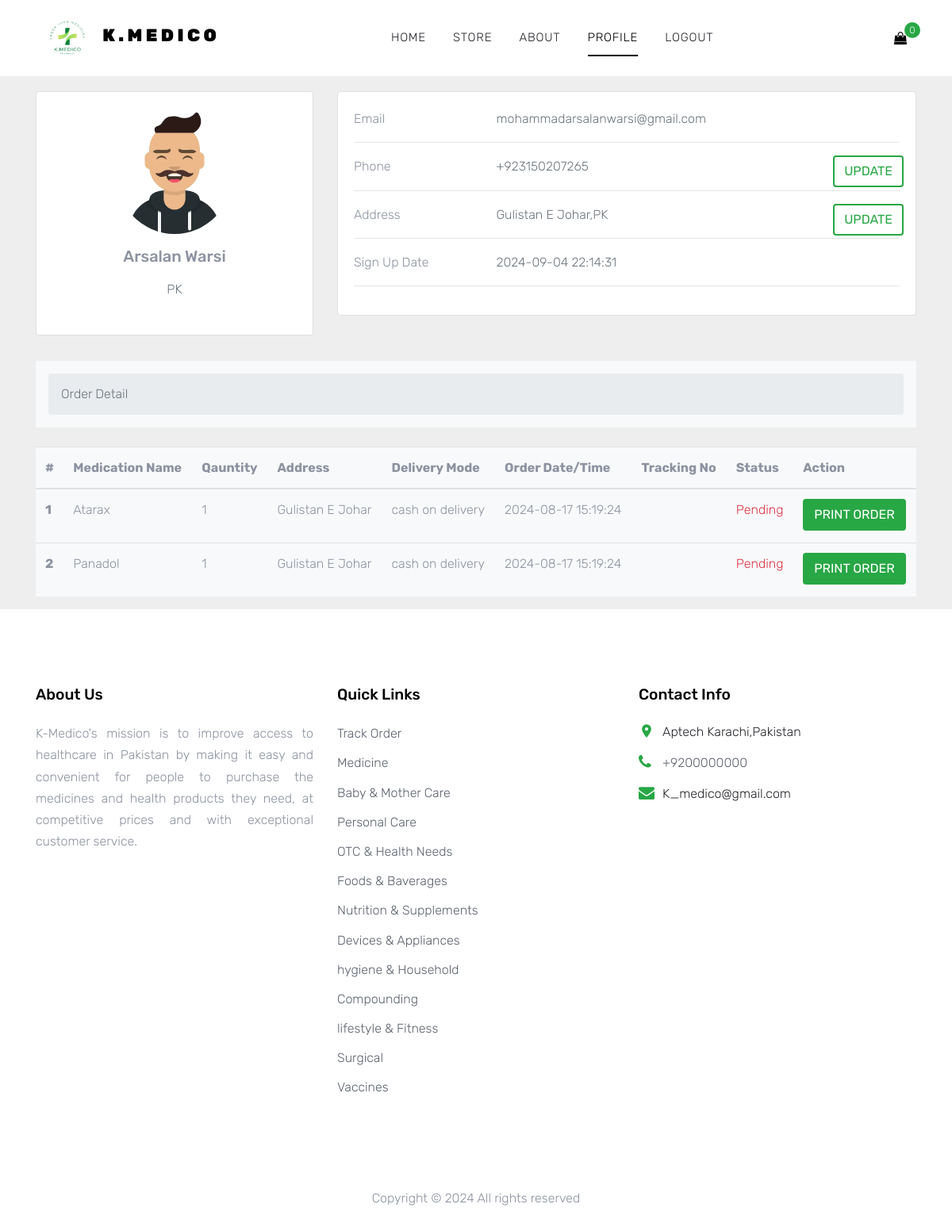
Before: /profile.php (signed in) with the older database file.
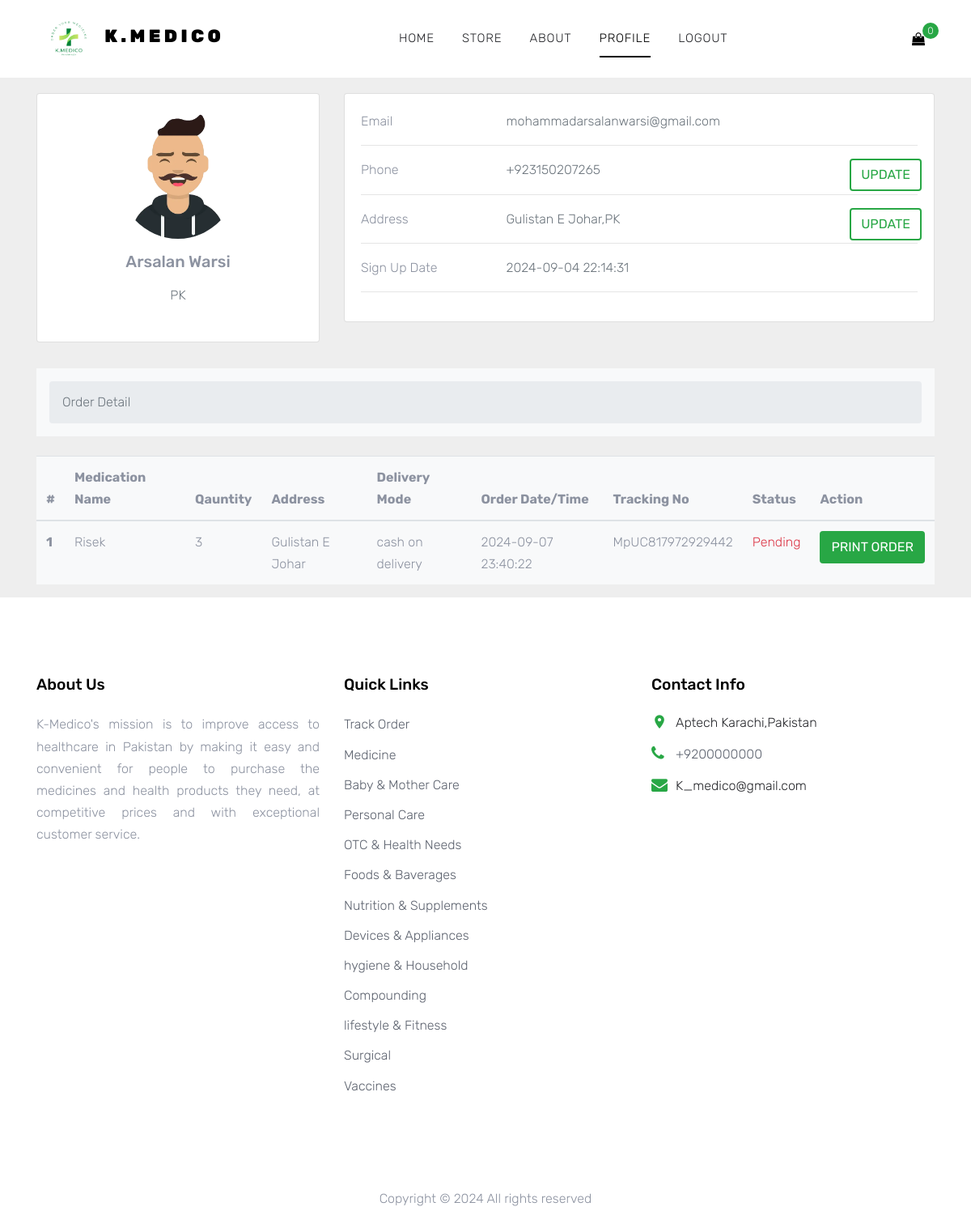
After: the same page with the newer database file.
### tables this page shows
CREATE TABLE `register` (
  `id` int(11) NOT NULL,
  `name` varchar(255) NOT NULL,
  `email` varchar(255) NOT NULL,
  `password` varchar(255) NOT NULL,
  `role` int(11) NOT NULL,
  `date` timestamp NOT NULL DEFAULT current_timestamp() ON UPDATE current_timestamp(),
  `address` varchar(255) DEFAULT NULL,
  `phone_no` varchar(255) DEFAULT NULL,
  `country` varchar(255) DEFAULT NULL
);

CREATE TABLE `orders` (
  `id` int(11) NOT NULL,
  `u_id` int(11) NOT NULL,
  `u_name` varchar(255) NOT NULL,
  `u_country` varchar(255) NOT NULL,
  `u_address` varchar(255) NOT NULL,
  `u_phone` varchar(255) NOT NULL,
  `delivery_status` varchar(255) NOT NULL,
  `p_id` int(11) NOT NULL,
  `p_name` varchar(255) NOT NULL,
  `generic_name` varchar(255) NOT NULL,
  `p_quantity` int(11) NOT NULL,
  `p_price` int(11) NOT NULL,
  `date` timestamp NOT NULL DEFAULT current_timestamp() ON UPDATE current_timestamp(),
  `order_status` varchar(255) NOT NULL DEFAULT 'Pending',
  `p_prescription` varchar(255) NOT NULL,
  `p_image` varchar(255) DEFAULT NULL,
  `tracking_no` varchar(255) DEFAULT NULL
);

CREATE TABLE `category` (
  `id` int(11) NOT NULL,
  `category_name` varchar(255) NOT NULL,
  `category_image` varchar(255) NOT NULL
);

### profile.php (the view, shortened to what this page needs)
<?php
include "doctype.php";
?>
<body>
  <div class="site-wrap">
    <?php
    include "header.php";
    ?>
    <section style="background-color: #eee;">
      <div class="container py-2">
        <div class="row">
          <div class="col">
            <nav aria-label="breadcrumb" class="bg-light rounded-3 p-3 mb-4">
              <ol class="breadcrumb mb-0">
                <li class="breadcrumb-item"><a href="index.php">Home</a></li>
                <li class="breadcrumb-item active" aria-current="page">User Profile</li>
              </ol>
            </nav>
          </div>
        </div>
        <?php
        include "config.php";
        $user_id = $_SESSION['id'];
        $query = "SELECT register.id,register.name,register.email,register.password,register.date AS register_date,register.address,register.phone_no,register.country,orders.id AS order_id,orders.u_name,orders.u_country,orders.u_address,orders.u_phone,orders.delivery_status,orders.p_id,orders.p_name,
orders.generic_name,orders.p_quantity,orders.p_price,orders.p_prescription,orders.order_status,tracking_no,orders.date AS order_date FROM
register LEFT JOIN orders ON register.id = orders.u_id WHERE register.id='$user_id';";
        $userData = mysqli_query($db, $query);
        $data = mysqli_fetch_assoc($userData)
          ?>
        <div class="row">
          <div class="col-lg-4">
            <div class="card mb-4">
              <div class="card-body text-center">
                <img src="images/ava3.webp" alt="avatar" class="rounded-circle img-fluid" style="width: 150px;">
                <h5 class="my-3"><?php echo $data['name'] ?></h5>
                <p class="text-muted mb-4"><?php echo $data['country'] ?></p>
              </div>
            </div>
          </div>
          <div class="col-lg-8">
            <div class="card mb-4">
              <div class="card-body">
                <div class="row">
                  <div class="col-sm-3">
                    <p class="mb-0">Email</p>
                  </div>
                  <div class="col-sm-9">
                    <p class="text-muted mb-0"><?php echo $data['email'] ?></p>
                  </div>
                </div>
                <hr>
                <div class="row">
                  <div class="col-sm-3">
                    <p class="mb-0">Phone</p>
                  </div>
                  <div class="col-sm-9 d-flex position-relative">
                    <p class="text-muted mb-0"><?php echo $data['phone_no'] ?></p>
                    <button type="button" class="btn btn-outline-success text-center"
                      style="position:absolute;right:10px;" data-toggle="modal"
                      data-target="#phonenumberupdate">Update</button>
                  </div>
                </div>
                <hr>
                <div class="row">
                  <div class="col-sm-3">
                    <p class="mb-0">Address</p>
                  </div>
                  <div class="col-sm-9 d-flex position-relative">
                    <p class="text-muted mb-0"><?php echo $data['address'] ?>,<?php echo $data['country'] ?></p>
                    <button class="btn btn-outline-success text-center" style="position:absolute;right:10px;"
                      data-toggle="modal" data-target="#updateaddress">Update</button>
                  </div>
                </div>
                <hr>
                <div class="row">
                  <div class="col-sm-3">
                    <p class="mb-0">Sign Up Date</p>
                  </div>
                  <div class="col-sm-9">
                    <p class="text-muted mb-0"><?php echo $data['register_date'] ?></p>
                  </div>
                </div>
                <hr>
              </div>
            </div>
          </div>
        </div>
      </div>
      <div class="container">
        <div class="row">
          <div class="col">
            <nav aria-label="breadcrumb" class="bg-light rounded-3 p-3 mb-4">
              <ol class="breadcrumb mb-0">
                <li class="breadcrumb-item active" aria-current="page">Order Detail</li>
              </ol>
            </nav>
          </div>
        </div>
      </div>
      <div class="container">
        <div class="row">
          <div class="col">
            <table class="table table-hover bg-light">
              <thead>
                <tr>
                  <th scope="col">#</th>
                  <th scope="col">Medication Name</th>
                  <th scope="col">Qauntity</th>
                  <th scope="col">Address</th>
                  <th scope="col">Delivery Mode</th>
                  <th scope="col">Order Date/Time</th>
                  <th scope="col">Tracking No</th>
                  <th scope="col">Status</th>
                  <th scope="col">Action</th>
                </tr>
              </thead>
              <tbody>
                <?php
                $userData = mysqli_query($db, $query);
                $sno = 1;
                foreach ($userData as $data) {
                  if($data['p_name']!=null){
                  ?>
                  <tr>
                    <th scope="row"><?php echo $sno;
                    $sno++; ?></th>
                    <td><?php echo $data['p_name'] ?></td>
                    <td><?php echo $data['p_quantity'] ?></td>
                    <td><?php echo $data['u_address'] ?></td>
                    <td><?php echo $data['delivery_status'] ?></td>
                    <td><?php echo $data['order_date'] ?></td>
                    <td><?php echo $data['tracking_no'] ?></td>
                    <?php
                    $tracking_no=$data['tracking_no'];
                    $track=mysqli_query($db,"SELECT * FROM tracking WHERE tracking_no = '$tracking_no'");
                    $row = mysqli_fetch_array($track);
                    if($row['status']=='delivered'){
                      ?>
                      <td>
                        <p class="text-success">Delivered</p>
                      </td>
                      <?php
                    }else if($row['status']== 'shipped'){
                      ?>
                      <td>
                        <p class="text-warning">Shipped</p>
                      </td>
                      <?php
                    }else if($row['status']=='confirmed'){
                      ?>
                      <td>
                        <p class="text-primary">Confirmed</p>
                      </td>
                      <?php
                    }else{
                      ?>
                      <td>
                        <p class="text-danger">Pending</p>
                      </td>
                      <?php
                    }
                    ?>
                    <td>
                      <form action="print.php" method="post">
                      <input type="submit" name="print_order" class="btn btn-success" value="Print Order">
                      </form>
                    </td>
                  </tr>
                  <?php
                  }
                }
                  ?>
              </tbody>
            </table>
          </div>
        </div>
      </div>
    </section>
    <?php
    include 'footer.php';
    ?>
  </div>
</body>
</html>

### doctype.php (shortened to what this page needs)
<!DOCTYPE html>
<html lang="en">
<head>
    <link rel="stylesheet" href="fonts/icomoon/style.css">
    <link rel="stylesheet" href="css/bootstrap.min.css">
    <link rel="stylesheet" href="css/magnific-popup.css">
    <link rel="stylesheet" href="css/jquery-ui.css">
    <link rel="stylesheet" href="css/owl.carousel.min.css">
    <link rel="stylesheet" href="css/owl.theme.default.min.css">
    <link rel="stylesheet" href="css/aos.css">
    <link rel="stylesheet" href="css/style.css">
</head>

### header.php (shortened to what this page needs)
<div class="site-navbar py-2 position-fixed">
  <div class="container">
    <div class="d-flex align-items-center justify-content-between">
      <div class="logo">
        <div class="site-logo">
          <img src="images/logo.png" style="width:80px;" alt="">
          <a href="index.php" class="js-logo-clone">K.Medico</a>
        </div>
      </div>
      <div class="main-nav d-none d-lg-block">
        <nav class="site-navigation text-right text-md-center" role="navigation">
          <ul class="site-menu js-clone-nav d-none d-lg-block">
            <li class="active" id="Home"><a href="index.php">Home</a></li>
            <li id="shop"><a href="shop.php">Store</a></li>
            <li id="about"><a href="about.php">About</a></li>
            <?php
            if (!isset($_SESSION['name'])) {
            ?>
              <li><a href="" data-toggle="modal" data-target="#loginModel">Login</a></li>
              <li><a href="" data-toggle="modal" data-target="#registerModel">Sign Up</a></li>
            <?php
            } else {
            ?>
              <li id="profile"><a href="profile.php">Profile</a></li>
              <li><a href="logout.php">Logout</a></li>
            <?php
            }
            ?>
          </ul>
        </nav>
      </div>
      <div class="icons">
        <a href="cart.php" class="icons-btn d-inline-block bag">
          <span class="icon-shopping-bag"></span>
          <span class="number bg-success text-light">
            <?php
            $count = 0;
            echo $count;
            ?>
          </span>
        </a>
      </div>
    </div>
  </div>
</div>

### footer.php (shortened to what this page needs)
<footer class="site-footer">
  <div class="container">
    <div class="row">
      <div class=" col-lg-4 col-md-4 mb-4 mb-lg-0">
        <div class="block-7">
          <h3 class="footer-heading mb-4">About Us</h3>
          <p class="text-justify">K-Medico's mission is to improve access to healthcare in Pakistan by making it easy
            and convenient for people to purchase the medicines and health products they need, at competitive prices and
            with exceptional customer service.</p>
        </div>
      </div>
      <div class="col-lg-4 col-md-4 mx-auto mb-5 mb-lg-0">
        <h3 class="footer-heading mb-4">Quick Links</h3>
        <ul class="list-unstyled">
          <li><a href="track_order.php">Track Order</a></li>
          <?php
          include "config.php";
          $fetchAllMedicine = mysqli_query($db, "SELECT * FROM category");
          foreach ($fetchAllMedicine as $data) {
            ?>
            <li><a
                href="categoryWiseProduct.php?category=<?php echo $data['category_name']; ?>"><?php echo $data['category_name'] ?></a>
            </li>
            <?php
          }
          ?>
        </ul>
      </div>
      <div class="col-lg-4 col-md-4 ">
        <div class="block-5 mb-5">
          <h3 class="footer-heading mb-4">Contact Info</h3>
          <ul class="list-unstyled">
            <li class="address">Aptech Karachi,Pakistan</li>
            <li class="phone"><a href="tel://+9200000000">+9200000000</a></li>
            <li class="email">K_medico@gmail.com</li>
          </ul>
        </div>
      </div>
    </div>
    <div class="row pt-5 mt-5 text-center">
      <div class="col-md-12">
        <p>
          Copyright &copy;
          <script>document.write(new Date().getFullYear());</script> All rights reserved
        </p>
      </div>
    </div>
  </div>
</footer>

### css/style.css (style rules this page uses)
body { line-height: 1.7; color: #8c92a0; font-weight: 300; font-size: 16px; }
a { -webkit-transition: 0.3s all ease; -o-transition: 0.3s all ease; transition: 0.3s all ease; }
.site-wrap:before { -webkit-transition: 0.3s all ease-in-out; -o-transition: 0.3s all ease-in-out; transition: 0.3s all ease-in-out; background: rgba(0, 0, 0, 0.6); content: ""; position: absolute; z-index: 2000; top: 0; left: 0; right: 0; bottom: 0; opacity: 0; visibility: hidden; }
.btn { -webkit-transition: 0.3s all ease-in-out; -o-transition: 0.3s all ease-in-out; transition: 0.3s all ease-in-out; text-transform: uppercase; border-width: 2px; }
.site-footer { padding: 6em 0; }
.site-footer ul li { margin-bottom: 10px; }
.site-footer ul li a { color: #5c626e; }
.site-footer .footer-heading { font-size: 1.2rem; color: #000; margin-bottom: 1rem; }
.site-logo a { text-transform: uppercase; letter-spacing: 0.2em; font-size: 22px; color: #000 !important; font-weight: 900; }
.icons-btn { display: inline-block; text-align: center; }
.icons-btn span { display: block; height: 40px; width: 40px; line-height: 40px; }
.site-navbar { margin-bottom: 0px; z-index: 1999; position: relative; top: 0; width: 100%; background: #fff; }
.site-navbar a { color: #000; }
.site-navbar .site-navigation .site-menu { margin-left: 0; padding-left: 0; margin-bottom: 0; }
.site-navbar .site-navigation .site-menu .active > a { color: #000; position: relative; }
.site-navbar .site-navigation .site-menu .active > a:before { content: ""; position: absolute; left: 10px; right: 10px; height: 2px; background: #000; bottom: 0; }
.site-navbar .site-navigation .site-menu a { text-decoration: none !important; font-size: 15px; display: inline-block; }
.site-navbar .site-navigation .site-menu > li { display: inline-block; padding: 10px 5px; }
.site-navbar .site-navigation .site-menu > li > a { padding: 10px 10px; text-transform: uppercase; letter-spacing: 0.05em; color: #25262a; font-size: 15px; text-decoration: none !important; }
.site-mobile-menu .site-mobile-menu-header .site-mobile-menu-logo a { display: inline-block; text-transform: uppercase; color: #000; letter-spacing: 0.2em; font-size: 22px; font-weight: 900; }
.site-mobile-menu .site-nav-wrap { padding: 0; margin: 0; list-style: none; position: relative; }
.site-mobile-menu .site-nav-wrap a { padding: 10px 20px; display: block; position: relative; color: #212529; }
.site-mobile-menu .site-nav-wrap li { position: relative; display: block; }
.site-mobile-menu .site-nav-wrap li.active > a { color: #28a745; }
.site-mobile-menu .site-nav-wrap > li { display: block; position: relative; float: left; width: 100%; }
.site-mobile-menu .site-nav-wrap > li > a { padding-left: 20px; font-size: 20px; }
.block-5 ul, .block-5 ul li { list-style: none; padding: 0; margin: 0; line-height: 1.5; }
.block-5 ul li { padding-left: 30px; position: relative; margin-bottom: 15px; color: #25262a; }
.block-5 ul li:before { top: 0; font-family: "icomoon"; content: ""; position: absolute; left: 0; font-size: 20px; line-height: 1; color: #28a745; }
.block-5 ul li.address:before { content: "\e8b4"; }
.block-5 ul li.email:before { content: "\f0e0"; }
.block-5 ul li.phone:before { content: "\f095"; }
.bag { position: relative; }
.bag .number { position: absolute; top: 0; width: 20px; height: 20px; border-radius: 50%; line-height: 20px; color: #000; font-size: 12px; background: #28a745; left: 25px;; }

Changed rows visible on the page:
no longer on this page (row unchanged): register: name "Arsalan Warsi", country "PK", email "mohammadarsalanwarsi@gmail.com", phone_no "+923150207265", address "Gulistan E Johar", date "2024-09-04 22:14:31"
removed orders: p_name "Atarax", p_quantity "1", u_address "Gulistan E Johar", delivery_status "cash on delivery", date "2024-08-17 15:19:24"
removed orders: p_name "Panadol", p_quantity "1", u_address "Gulistan E Johar", delivery_status "cash on delivery", date "2024-08-17 15:19:24"
added orders: u.name "Arsalan Warsi", u.country "PK", u.email "mohammadarsalanwarsi@gmail.com", u.phone_no "+923150207265", u.address "Gulistan E Johar", u.date "2024-09-04 22:14:31", p_name "Risek", p_quantity "3", u_address "Gulistan E Johar", delivery_status "cash on delivery", date "2024-09-07 23:40:22", tracking_no "MpUC817972929442"
